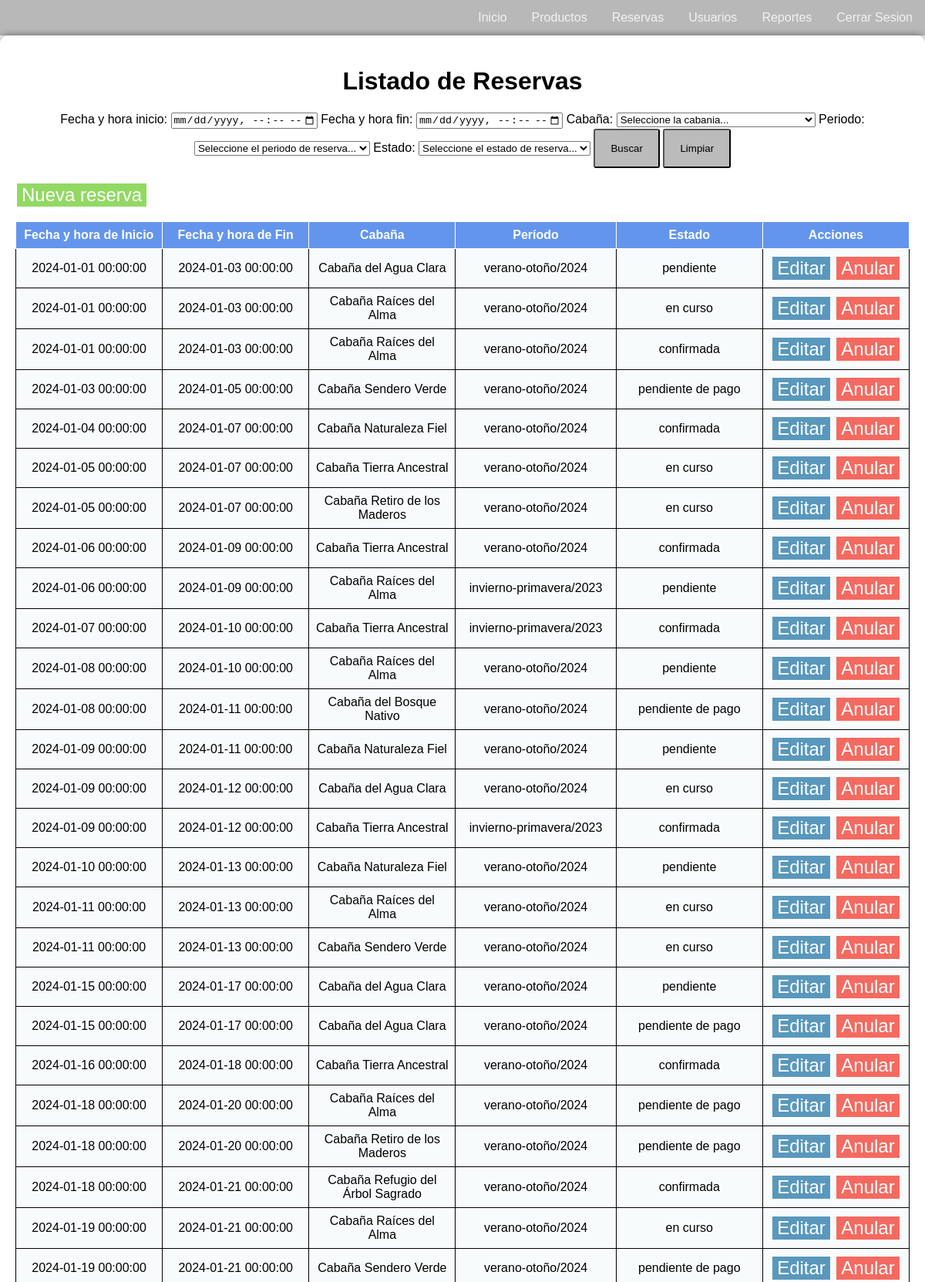
/reservas/index.php (signed in, upper part), run on the app's committed database.
### tables this page shows
CREATE TABLE `reserva` (
  `id_reserva` int NOT NULL AUTO_INCREMENT,
  `reserva_fhinicio` datetime NOT NULL,
  `reserva_fhfin` datetime NOT NULL,
  `rela_cabania` int NOT NULL,
  `rela_estadoreserva` int NOT NULL,
  `rela_periodo` int NOT NULL,
  PRIMARY KEY (`id_reserva`),
  KEY `fk_reserva_cabaña1_idx` (`rela_cabania`),
  KEY `fk_reserva_estadoreserva1_idx` (`rela_estadoreserva`),
  KEY `fk_reserva_periodo1_idx` (`rela_periodo`),
  CONSTRAINT `fk_reserva_cabaña1` FOREIGN KEY (`rela_cabania`) REFERENCES `cabania` (`id_cabania`),
  CONSTRAINT `fk_reserva_estadoreserva1` FOREIGN KEY (`rela_estadoreserva`) REFERENCES `estadoreserva` (`id_estadoreserva`),
  CONSTRAINT `fk_reserva_periodo1` FOREIGN KEY (`rela_periodo`) REFERENCES `periodo` (`id_periodo`)
);

CREATE TABLE `cabania` (
  `id_cabania` int NOT NULL AUTO_INCREMENT,
  `cabania_codigo` varchar(45) NOT NULL,
  `cabania_nombre` varchar(45) NOT NULL,
  `cabania_descripcion` varchar(400) NOT NULL,
  `cabania_capacidad` int NOT NULL,
  `cabania_precio` float NOT NULL,
  `cabania_ubicacion` varchar(100) NOT NULL,
  `cabania_cantidadbanios` int NOT NULL,
  `cabania_cantidadhabitaciones` int NOT NULL,
  `cabania_foto` varchar(250) NOT NULL,
  `cabania_estado` int NOT NULL,
  PRIMARY KEY (`id_cabania`)
);

CREATE TABLE `periodo` (
  `id_periodo` int NOT NULL AUTO_INCREMENT,
  `periodo_descripcion` varchar(45) NOT NULL,
  `periodo_fechainicio` date NOT NULL,
  `periodo_fechafin` date NOT NULL,
  `periodo_anio` int NOT NULL,
  `periodo_orden` int NOT NULL,
  PRIMARY KEY (`id_periodo`)
);

CREATE TABLE `estadoreserva` (
  `id_estadoreserva` int NOT NULL AUTO_INCREMENT,
  `estadoreserva_descripcion` varchar(45) NOT NULL,
  `estadoreserva_estado` int NOT NULL,
  PRIMARY KEY (`id_estadoreserva`)
);

### reservas/listado.php (the view, shortened to what this page needs)
<h1>Listado de Reservas</h1>
<?php
	include("busqueda.php");
?>
<div class="botonera-abm">
	<button class="abm-button alta-button" onclick="location.href='formulario_reserva.php'">Nueva reserva</button><br><br>
</div>
<table>
	<thead>
		<th> <font face="Arial">Fecha y hora de Inicio</font> </th>
		<th> <font face="Arial">Fecha y hora de Fin</font> </th>
		<th> <font face="Arial">Cabaña</font> </th>
		<th> <font face="Arial">Período</font> </th>
		<th> <font face="Arial">Estado</font> </th>
		<th> <font face="Arial">Acciones</font> </th>
	</thead>
<?php
	require("../conexion.php");
	$reserva_fhinicio = "2000-01-01T00:00";
	$reserva_fhfin = "2030-12-31T00:00";
	$filtro = " DATE_FORMAT(reserva_fhinicio, '%Y-%m-%d %H:%i') BETWEEN '".$reserva_fhinicio."' AND '".$reserva_fhfin."' ";
	$registros = $mysql->query("select * from reserva
								left join cabania on rela_cabania = id_cabania
								left join estadoreserva on rela_estadoreserva = id_estadoreserva
								left join periodo on rela_periodo = id_periodo
								where ".$filtro."
								order by reserva_fhinicio asc") or
	die($mysql->error);
	while ($row = $registros->fetch_assoc()) {
		echo
		"<tr>
			<td>".$row["reserva_fhinicio"]."</td>
			<td>".$row["reserva_fhfin"]."</td>
			<td>".$row["cabania_nombre"]."</td>
			<td>".$row["periodo_descripcion"]."</td>
			<td>".$row["estadoreserva_descripcion"]."</td>
			<td>
				<button class='abm-button mod-button' onclick='location.href=\"editar.php?id_reserva=".$row["id_reserva"]."\"'>Editar</button>
				<button class='abm-button baja-button' onclick='location.href=\"baja_logica.php?id_reserva=".$row["id_reserva"]."\"'>Anular</button>
			</td>
		</tr>";
	}
?>

### estilos.css (style rules this page uses)
body { font-family: Arial, sans-serif; margin: 0; padding: 0; background-size: cover; }
.home { background: url(./imagenes/home.png) no-repeat center center fixed; }
.botonera-abm { float: left; }
.abm-button { color: white; border-color: white; border-style: double; font-size: 3vh; }
.alta-button { background-color: rgba(109, 204, 46, 0.747); }
.mod-button { background-color: rgba(35, 119, 167, 0.747); }
.baja-button { background-color: rgba(243, 57, 44, 0.747); }
table { border-collapse: collapse; border: 1; width: 100%; }
th { border-right: 1px solid #fff; border-bottom: 1px solid #fff; padding: 0.5em; background-color: #C2C2C2; }
td { border: 1px solid #000; padding: .5em; background-color: #f0f5f770; width: 100px; text-align: center; }
thead th { background-color: #6495ed; color: #fff; }

### data on the page
reserva: reserva_fhinicio "2024-01-01 00:00:00", reserva_fhfin "2024-01-03 00:00:00", rela_cabania.cabania_nombre "Cabaña del Agua Clara", rela_periodo.periodo_descripcion "verano-otoño/2024", rela_estadoreserva.estadoreserva_descripcion "pendiente"
reserva: reserva_fhinicio "2024-01-01 00:00:00", reserva_fhfin "2024-01-03 00:00:00", rela_cabania.cabania_nombre "Cabaña Raíces del Alma", rela_periodo.periodo_descripcion "verano-otoño/2024", rela_estadoreserva.estadoreserva_descripcion "en curso"
reserva: reserva_fhinicio "2024-01-01 00:00:00", reserva_fhfin "2024-01-03 00:00:00", rela_cabania.cabania_nombre "Cabaña Raíces del Alma", rela_periodo.periodo_descripcion "verano-otoño/2024", rela_estadoreserva.estadoreserva_descripcion "confirmada"
reserva: reserva_fhinicio "2024-01-03 00:00:00", reserva_fhfin "2024-01-05 00:00:00", rela_cabania.cabania_nombre "Cabaña Sendero Verde", rela_periodo.periodo_descripcion "verano-otoño/2024", rela_estadoreserva.estadoreserva_descripcion "pendiente de pago"
reserva: reserva_fhinicio "2024-01-04 00:00:00", reserva_fhfin "2024-01-07 00:00:00", rela_cabania.cabania_nombre "Cabaña Naturaleza Fiel", rela_periodo.periodo_descripcion "verano-otoño/2024", rela_estadoreserva.estadoreserva_descripcion "confirmada"
reserva: reserva_fhinicio "2024-01-05 00:00:00", reserva_fhfin "2024-01-07 00:00:00", rela_cabania.cabania_nombre "Cabaña Tierra Ancestral", rela_periodo.periodo_descripcion "verano-otoño/2024", rela_estadoreserva.estadoreserva_descripcion "en curso"
reserva: reserva_fhinicio "2024-01-05 00:00:00", reserva_fhfin "2024-01-07 00:00:00", rela_cabania.cabania_nombre "Cabaña Retiro de los Maderos", rela_periodo.periodo_descripcion "verano-otoño/2024", rela_estadoreserva.estadoreserva_descripcion "en curso"
reserva: reserva_fhinicio "2024-01-06 00:00:00", reserva_fhfin "2024-01-09 00:00:00", rela_cabania.cabania_nombre "Cabaña Tierra Ancestral", rela_periodo.periodo_descripcion "verano-otoño/2024", rela_estadoreserva.estadoreserva_descripcion "confirmada"
reserva: reserva_fhinicio "2024-01-06 00:00:00", reserva_fhfin "2024-01-09 00:00:00", rela_cabania.cabania_nombre "Cabaña Raíces del Alma", rela_periodo.periodo_descripcion "invierno-primavera/2023", rela_estadoreserva.estadoreserva_descripcion "pendiente"
reserva: reserva_fhinicio "2024-01-07 00:00:00", reserva_fhfin "2024-01-10 00:00:00", rela_cabania.cabania_nombre "Cabaña Tierra Ancestral", rela_periodo.periodo_descripcion "invierno-primavera/2023", rela_estadoreserva.estadoreserva_descripcion "confirmada"
reserva: reserva_fhinicio "2024-01-08 00:00:00", reserva_fhfin "2024-01-10 00:00:00", rela_cabania.cabania_nombre "Cabaña Raíces del Alma", rela_periodo.periodo_descripcion "verano-otoño/2024", rela_estadoreserva.estadoreserva_descripcion "pendiente"
reserva: reserva_fhinicio "2024-01-08 00:00:00", reserva_fhfin "2024-01-11 00:00:00", rela_cabania.cabania_nombre "Cabaña del Bosque Nativo", rela_periodo.periodo_descripcion "verano-otoño/2024", rela_estadoreserva.estadoreserva_descripcion "pendiente de pago"
reserva: reserva_fhinicio "2024-01-09 00:00:00", reserva_fhfin "2024-01-11 00:00:00", rela_cabania.cabania_nombre "Cabaña Naturaleza Fiel", rela_periodo.periodo_descripcion "verano-otoño/2024", rela_estadoreserva.estadoreserva_descripcion "pendiente"
reserva: reserva_fhinicio "2024-01-09 00:00:00", reserva_fhfin "2024-01-12 00:00:00", rela_cabania.cabania_nombre "Cabaña del Agua Clara", rela_periodo.periodo_descripcion "verano-otoño/2024", rela_estadoreserva.estadoreserva_descripcion "en curso"
reserva: reserva_fhinicio "2024-01-09 00:00:00", reserva_fhfin "2024-01-12 00:00:00", rela_cabania.cabania_nombre "Cabaña Tierra Ancestral", rela_periodo.periodo_descripcion "invierno-primavera/2023", rela_estadoreserva.estadoreserva_descripcion "confirmada"
reserva: reserva_fhinicio "2024-01-10 00:00:00", reserva_fhfin "2024-01-13 00:00:00", rela_cabania.cabania_nombre "Cabaña Naturaleza Fiel", rela_periodo.periodo_descripcion "verano-otoño/2024", rela_estadoreserva.estadoreserva_descripcion "pendiente"
reserva: reserva_fhinicio "2024-01-11 00:00:00", reserva_fhfin "2024-01-13 00:00:00", rela_cabania.cabania_nombre "Cabaña Raíces del Alma", rela_periodo.periodo_descripcion "verano-otoño/2024", rela_estadoreserva.estadoreserva_descripcion "en curso"
reserva: reserva_fhinicio "2024-01-11 00:00:00", reserva_fhfin "2024-01-13 00:00:00", rela_cabania.cabania_nombre "Cabaña Sendero Verde", rela_periodo.periodo_descripcion "verano-otoño/2024", rela_estadoreserva.estadoreserva_descripcion "en curso"
reserva: reserva_fhinicio "2024-01-15 00:00:00", reserva_fhfin "2024-01-17 00:00:00", rela_cabania.cabania_nombre "Cabaña del Agua Clara", rela_periodo.periodo_descripcion "verano-otoño/2024", rela_estadoreserva.estadoreserva_descripcion "pendiente"
reserva: reserva_fhinicio "2024-01-15 00:00:00", reserva_fhfin "2024-01-17 00:00:00", rela_cabania.cabania_nombre "Cabaña del Agua Clara", rela_periodo.periodo_descripcion "verano-otoño/2024", rela_estadoreserva.estadoreserva_descripcion "pendiente de pago"
reserva: reserva_fhinicio "2024-01-16 00:00:00", reserva_fhfin "2024-01-18 00:00:00", rela_cabania.cabania_nombre "Cabaña Tierra Ancestral", rela_periodo.periodo_descripcion "verano-otoño/2024", rela_estadoreserva.estadoreserva_descripcion "confirmada"
reserva: reserva_fhinicio "2024-01-18 00:00:00", reserva_fhfin "2024-01-20 00:00:00", rela_cabania.cabania_nombre "Cabaña Raíces del Alma", rela_periodo.periodo_descripcion "verano-otoño/2024", rela_estadoreserva.estadoreserva_descripcion "pendiente de pago"
reserva: reserva_fhinicio "2024-01-18 00:00:00", reserva_fhfin "2024-01-20 00:00:00", rela_cabania.cabania_nombre "Cabaña Retiro de los Maderos", rela_periodo.periodo_descripcion "verano-otoño/2024", rela_estadoreserva.estadoreserva_descripcion "pendiente de pago"
reserva: reserva_fhinicio "2024-01-18 00:00:00", reserva_fhfin "2024-01-21 00:00:00", rela_cabania.cabania_nombre "Cabaña Refugio del Árbol Sagrado", rela_periodo.periodo_descripcion "verano-otoño/2024", rela_estadoreserva.estadoreserva_descripcion "confirmada"
reserva: reserva_fhinicio "2024-01-19 00:00:00", reserva_fhfin "2024-01-21 00:00:00", rela_cabania.cabania_nombre "Cabaña Raíces del Alma", rela_periodo.periodo_descripcion "verano-otoño/2024", rela_estadoreserva.estadoreserva_descripcion "en curso"
reserva: reserva_fhinicio "2024-01-19 00:00:00", reserva_fhfin "2024-01-21 00:00:00", rela_cabania.cabania_nombre "Cabaña Sendero Verde", rela_periodo.periodo_descripcion "verano-otoño/2024", rela_estadoreserva.estadoreserva_descripcion "pendiente de pago"

### other printed values
$row[modulo_descripcion] "Productos"
$row[modulo_descripcion] "Reservas"
$row[modulo_descripcion] "Usuarios"
$row[modulo_descripcion] "Reportes"
